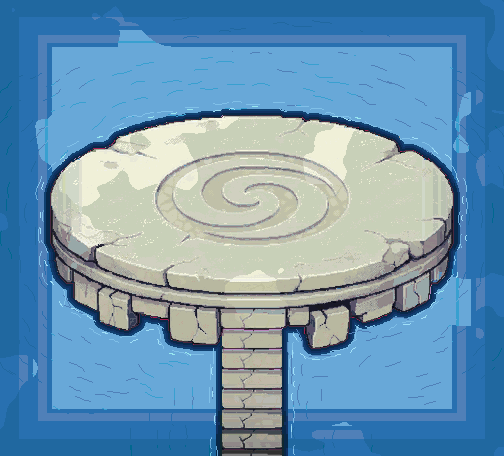

A level layout from a 2D game, rendered from its tile map. Below: a short description, then the map file with its tile-grid data intact:
An orthogonal 21x19 tile map with 24x24 px tiles, 1 tile layer (arene_ciel_nu).

<map version="1.10" tiledversion="1.10.2" orientation="orthogonal" renderorder="right-down" width="21" height="19" tilewidth="24" tileheight="24" infinite="0" nextlayerid="2" nextobjectid="1">
 <properties>
  <property name="zone" value="arene_ciel_nu" />
  <property name="frames" type="int" value="24" />
  <property name="frame_ms" type="int" value="110" />
  <property name="tuiles_animees" type="int" value="310" />
 </properties>
 <tileset firstgid="1" source="arene_ciel_nu_tuiles.tsx" />
 <layer id="1" name="arene_ciel_nu" width="21" height="19">
  <data encoding="csv">
1,2,2,3,4,5,2,1111,1112,1113,1114,1115,1116,1117,2,2,2,2,2,2,19,
20,1118,1119,1120,1121,1122,1123,1124,1125,1126,1127,1128,1129,1130,1131,1132,1133,1134,1135,1136,71,
20,1137,1138,1139,1140,1141,1142,1143,1144,1145,1146,1147,1148,1149,1150,1151,1152,1153,1154,1155,141,
1156,1157,1158,1159,1160,1161,1162,1163,1164,1165,1166,1167,1168,1169,1170,1171,1172,1173,1174,1175,1176,
1177,1178,1179,1180,1181,1182,1183,1184,1185,1186,1187,1188,1189,1190,1191,1192,1193,1194,1195,1196,1197,
1198,1199,1200,1201,1202,1203,1204,321,322,323,324,325,1205,328,1206,1207,1208,1209,1210,1211,1212,
1213,1214,1215,1216,1217,376,377,378,1218,1219,384,1220,1221,390,391,1222,1223,1224,1225,1226,1227,
1228,1229,1230,424,425,426,1231,430,1232,1233,1234,1235,1236,442,443,444,445,446,1237,1238,1239,
1240,1241,1242,469,470,471,1243,1244,476,477,1245,480,481,1246,484,485,486,487,1247,1248,1249,
1250,1251,1252,509,510,511,512,513,1253,516,517,1254,1255,522,523,524,525,1256,1257,1258,1259,
1260,1261,1262,1263,1264,555,556,1265,559,560,561,562,563,564,565,1266,1267,1268,1269,1270,1271,
1272,1273,1274,1275,1276,1277,1278,1279,612,613,614,615,1280,619,1281,1282,1283,1284,1285,1286,1287,
1288,1289,1290,1291,1292,1293,1294,1295,1296,1297,1298,1299,1300,1301,1302,1303,1304,1305,1306,1307,1308,
1309,1310,1311,1312,1313,1314,1315,1316,1317,1318,1319,1320,1321,1322,1323,1324,1325,1326,1327,1328,1329,
1330,1331,1332,1333,1334,1335,1336,1337,1338,1339,1340,1341,1342,1343,1344,1345,1346,1347,1348,1349,1350,
1351,1352,1353,1354,1355,1356,1357,1358,1359,1360,1361,1362,1363,1364,1365,1366,1367,1368,1369,1370,1371,
942,1372,1373,1374,1375,1376,1377,1378,1379,1380,1381,1382,1383,1384,1385,1386,1387,1388,1389,1390,495,
1006,1391,1392,1393,1394,1395,1396,1397,1398,1399,1400,1401,1402,1403,1404,1405,1406,1407,1408,1409,495,
1070,1071,1071,1071,1071,1410,1411,1412,1413,1414,1415,1416,1417,1418,1419,1420,1071,1071,1071,1071,1110
</data>
 </layer>
</map>
